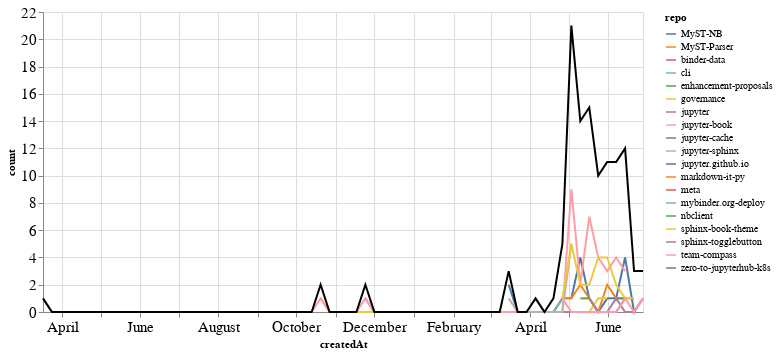

Notebook code cell kept with this figure:
### Markdown cell above
## PRs

### Code cell
prs_time = prs.groupby('repo').resample('W', on='createdAt').count()['author'].reset_index()
prs_time = prs_time.rename(columns={'author': 'count'})
prs_time_total = prs_time.groupby('createdAt').agg({"count": "sum"}).reset_index()

ch1 = alt.Chart(prs_time, width=600).mark_line().encode(
    x='createdAt',
    y='count',
    color='repo',
    tooltip="repo"
)

ch2 = alt.Chart(prs_time_total, width=600).mark_line(color="black").encode(
    x='createdAt',
    y='count',
)

ch1 + ch2

### Figure 1 — Vega-Lite specification as saved in the notebook (floating-point values rounded to 4 significant figures; data arrays with more than 128 entries replaced by an {"elided": "..."} marker saying what was removed)
{"config": {"axisLeft": {"labelFontSize": 15}, "axisBottom": {"labelFontSize": 15}}, "layer": [{"data": {"name": "data-c3b66349f61755b156621272074a2272"}, "mark": "line", "encoding": {"color": {"type": "nominal", "field": "repo"}, "tooltip": {"type": "nominal", "field": "repo"}, "x": {"type": "temporal", "field": "createdAt"}, "y": {"type": "quantitative", "field": "count"}}, "width": 600}, {"data": {"name": "data-a99a266cb95a986dd9b611ae90528c04"}, "mark": {"type": "line", "color": "black"}, "encoding": {"x": {"type": "temporal", "field": "createdAt"}, "y": {"type": "quantitative", "field": "count"}}, "width": 600}], "$schema": "https://vega.github.io/schema/vega-lite/v4.8.1.json", "datasets": {"data-c3b66349f61755b156621272074a2272": {"elided": "203 records"}, "data-a99a266cb95a986dd9b611ae90528c04": [{"createdAt": "2019-03-17T00:00:00", "count": 1}, {"createdAt": "2019-03-24T00:00:00", "count": 0}, {"createdAt": "2019-03-31T00:00:00", "count": 0}, {"createdAt": "2019-04-07T00:00:00", "count": 0}, {"createdAt": "2019-04-14T00:00:00", "count": 0}, {"createdAt": "2019-04-21T00:00:00", "count": 0}, {"createdAt": "2019-04-28T00:00:00", "count": 0}, {"createdAt": "2019-05-05T00:00:00", "count": 0}, {"createdAt": "2019-05-12T00:00:00", "count": 0}, {"createdAt": "2019-05-19T00:00:00", "count": 0}, {"createdAt": "2019-05-26T00:00:00", "count": 0}, {"createdAt": "2019-06-02T00:00:00", "count": 0}, {"createdAt": "2019-06-09T00:00:00", "count": 0}, {"createdAt": "2019-06-16T00:00:00", "count": 0}, {"createdAt": "2019-06-23T00:00:00", "count": 0}, {"createdAt": "2019-06-30T00:00:00", "count": 0}, {"createdAt": "2019-07-07T00:00:00", "count": 0}, {"createdAt": "2019-07-14T00:00:00", "count": 0}, {"createdAt": "2019-07-21T00:00:00", "count": 0}, {"createdAt": "2019-07-28T00:00:00", "count": 0}, {"createdAt": "2019-08-04T00:00:00", "count": 0}, {"createdAt": "2019-08-11T00:00:00", "count": 0}, {"createdAt": "2019-08-18T00:00:00", "count": 0}, {"createdAt": "2019-08-25T00:00:00", "count": 0}, {"createdAt": "2019-09-01T00:00:00", "count": 0}, {"createdAt": "2019-09-08T00:00:00", "count": 0}, {"createdAt": "2019-09-15T00:00:00", "count": 0}, {"createdAt": "2019-09-22T00:00:00", "count": 0}, {"createdAt": "2019-09-29T00:00:00", "count": 0}, {"createdAt": "2019-10-06T00:00:00", "count": 0}, {"createdAt": "2019-10-13T00:00:00", "count": 0}, {"createdAt": "2019-10-20T00:00:00", "count": 2}, {"createdAt": "2019-10-27T00:00:00", "count": 0}, {"createdAt": "2019-11-03T00:00:00", "count": 0}, {"createdAt": "2019-11-10T00:00:00", "count": 0}, {"createdAt": "2019-11-17T00:00:00", "count": 0}, {"createdAt": "2019-11-24T00:00:00", "count": 2}, {"createdAt": "2019-12-01T00:00:00", "count": 0}, {"createdAt": "2019-12-08T00:00:00", "count": 0}, {"createdAt": "2019-12-15T00:00:00", "count": 0}, {"createdAt": "2019-12-22T00:00:00", "count": 0}, {"createdAt": "2019-12-29T00:00:00", "count": 0}, {"createdAt": "2020-01-05T00:00:00", "count": 0}, {"createdAt": "2020-01-12T00:00:00", "count": 0}, {"createdAt": "2020-01-19T00:00:00", "count": 0}, {"createdAt": "2020-01-26T00:00:00", "count": 0}, {"createdAt": "2020-02-02T00:00:00", "count": 0}, {"createdAt": "2020-02-09T00:00:00", "count": 0}, {"createdAt": "2020-02-16T00:00:00", "count": 0}, {"createdAt": "2020-02-23T00:00:00", "count": 0}, {"createdAt": "2020-03-01T00:00:00", "count": 0}, {"createdAt": "2020-03-08T00:00:00", "count": 0}, {"createdAt": "2020-03-15T00:00:00", "count": 3}, {"createdAt": "2020-03-22T00:00:00", "count": 0}, {"createdAt": "2020-03-29T00:00:00", "count": 0}, {"createdAt": "2020-04-05T00:00:00", "count": 1}, {"createdAt": "2020-04-12T00:00:00", "count": 0}, {"createdAt": "2020-04-19T00:00:00", "count": 1}, {"createdAt": "2020-04-26T00:00:00", "count": 5}, {"createdAt": "2020-05-03T00:00:00", "count": 21}, {"createdAt": "2020-05-10T00:00:00", "count": 14}, {"createdAt": "2020-05-17T00:00:00", "count": 15}, {"createdAt": "2020-05-24T00:00:00", "count": 10}, {"createdAt": "2020-05-31T00:00:00", "count": 11}, {"createdAt": "2020-06-07T00:00:00", "count": 11}, {"createdAt": "2020-06-14T00:00:00", "count": 12}, {"createdAt": "2020-06-21T00:00:00", "count": 3}, {"createdAt": "2020-06-28T00:00:00", "count": 3}]}}
